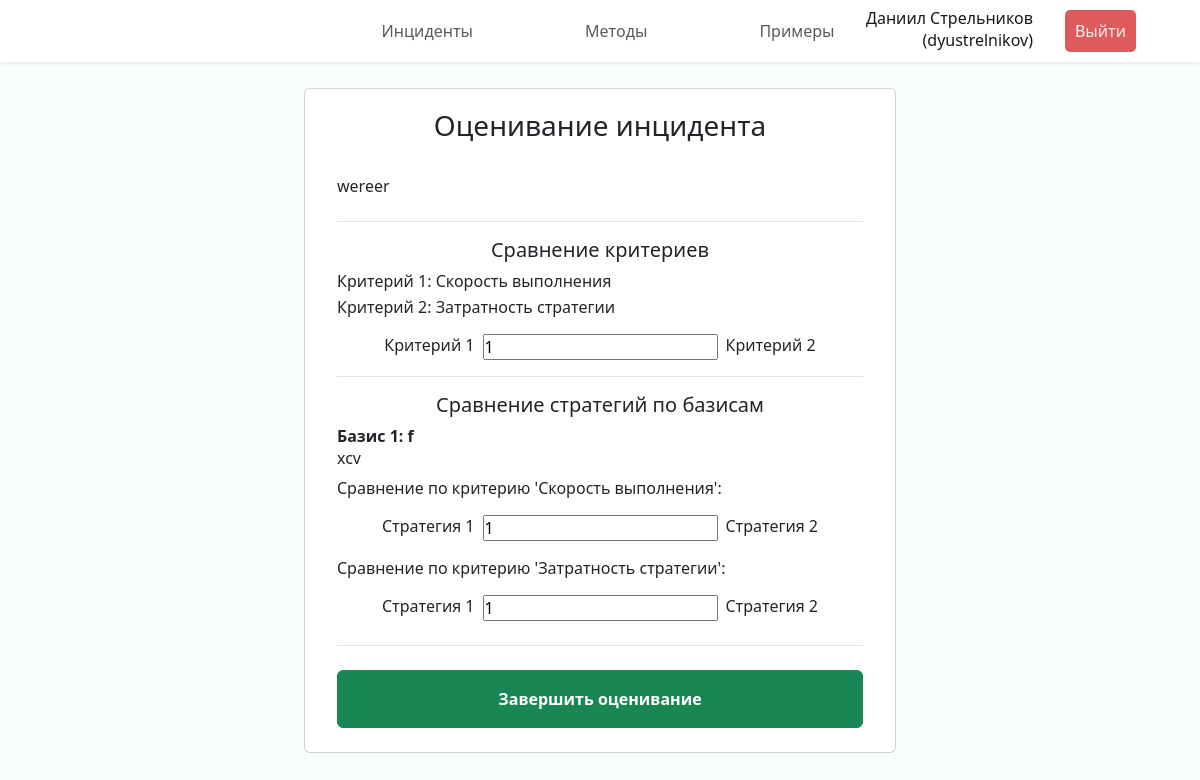
The page /incident/assess/5 (signed in) on the database its author committed.
### incidents/models.py (models this page shows, shortened)
class Incident(models.Model):
    name = models.CharField("Название", max_length=100)
    description = models.TextField("Описание")
    created_at = models.DateTimeField("Создан")
    results = models.JSONField("Результаты", null=True, blank=True)
    creator = models.ForeignKey(Expert, verbose_name="Инициатор", on_delete=models.CASCADE,
                                related_name="authored_incidents")
    status = models.ForeignKey(Status, verbose_name="Статус", on_delete=models.CASCADE)
    criteries = models.ManyToManyField(Criteria, through="IncidentCriteria")
    experts = models.ManyToManyField(Expert, through="IncidentExpert")
    class Meta:
        verbose_name = "Инцидент"
        verbose_name_plural = "Инциденты"

class IncidentCriteria(models.Model):
    incident = models.ForeignKey(Incident, verbose_name="Инцидент", on_delete=models.CASCADE)
    criteria = models.ForeignKey(Criteria, verbose_name="Критерий", on_delete=models.CASCADE)
    number = models.PositiveSmallIntegerField("Номер")
    class Meta:
        verbose_name = "Критерий ранжирования инцидента"
        verbose_name_plural = "Критерии ранжирования инцидента"
        unique_together = ('incident', 'criteria',)

class Criteria(models.Model):
    description = models.CharField("Описание", max_length=200)
    def __str__(self) -> str:
        return self.description
    class Meta:
        verbose_name = "Критерий ранжирования"
        verbose_name_plural = "Критерии ранжирования"

class Basis(models.Model):
    incident = models.ForeignKey(Incident, verbose_name="Инцидент", on_delete=models.CASCADE)
    name = models.CharField("Название", max_length=100)
    description = models.TextField("Описание")
    number = models.PositiveSmallIntegerField("Номер")
    class Meta:
        verbose_name = "Базис инцидента"
        verbose_name_plural = "Базисы инцидента"
        unique_together = ('incident', 'name',)

### incidents/views.py (the view)
# urls.py: path("incident/assess/<int:incident_id>", views.incident_assess, name="incident_assess"),
@login_required(login_url='login')
def incident_assess(request, incident_id):
    if request.method == 'POST':
        try:
            incident = Incident.objects.get(id=incident_id)
        except Incident.DoesNotExist:
            raise Http404("Инцидент не существует")
        try:
            expert = Expert.objects.get(user=request.user)
        except Expert.DoesNotExist:
            raise Http404("Эксперт не существует")
        incident_expert = IncidentExpert.objects.get(incident=incident,
                                                        expert=expert)
        incident_expert.scores = json.loads(request.body)
        incident_expert.save()
        if check_all_experts_done(incident):
            incident.status = Status.objects.get(name="Оценен")
            incident.results = calculate_incident(get_all_scores(incident))
            incident.save()
        return HttpResponse(status=200)
    else:
        try:
            incident = Incident.objects.get(id=incident_id)
        except Incident.DoesNotExist:
            raise Http404("Инцидент не существует")
        return render(request, "incidents/incident_assess.html",{
            'incident': incident})

### incidents/templatetags/utiltags.py (called while the page is built)
@register.filter(name='times')
def times(_min, args=None):
    _max, _step = None, None
    if args:
        if not isinstance(args, int):
            _max, _step = map(int, args.split(','))
        else:
            _max = args
    args = filter(None, (_min, _max, _step))
    return range(*args)

### incidents/templates/incidents/incident_assess.html (shortened to what this page needs)
{% extends 'incidents/base.html' %}
{% load static %}
{% load utiltags %}
{% block header %}
<header class="header fixed-top shadow-sm d-flex">
    <nav class="navbar navbar-expand-lg w-100">
        <div class="collapse navbar-collapse justify-content-center" id="navbarNav">
        <ul class="navbar-nav py-1">
            <li class="nav-item px-5"><a class="nav-link" href="{% url 'incidents' %}">Инциденты</a></li>
            <li class="nav-item px-5"><a class="nav-link" href="{% url 'methods' %}">Методы</a></li>
            <li class="nav-item px-5"><a class="nav-link" href="{% url 'examples' %}">Примеры</a></li>
        </ul>
        </div>
        <ul class="navbar-nav position-fixed end-0 me-5 align-items-center">
            <li class="nav-item px-3 text-end mb-1">
                <div class="fullname">{{ request.user.get_full_name }}</div>
                <div class="username">({{ request.user.get_username }})</div>
            </li>
            <li class="nav-item px-3">
                <form action="{% url 'logout' %}" method="POST">
                    <button class="logout-btn" type="submit">Выйти</button>
                </form>
            </li>
          </ul>
    </nav>
</header>
{% endblock %}
{% block content %}
<div class="cards d-flex p-2 flex-column align-items-center">
  <div class="col-lg-6 col-xxl-5 card mb-3">
    <div class="card-body mx-3 my-1">
      <form id="assessment">
        <h3 class="mb-4	text-center">Оценивание инцидента</h3>
        <div class="card-text py-2 border-bottom">
          {{ incident.description|linebreaks }}
        </div>
          {% if incident.criteries.count > 1 %}
            <div class="d-flex flex-column gap-2 py-3 border-bottom">
              <h5 class="m-0 text-center">Сравнение критериев</h5>
              <div class="d-flex flex-column gap-1 mb-2">
                {% for criteria in incident.incidentcriteria_set.all %}
                  <span>Критерий {{ forloop.counter }}: {{ criteria.criteria }}</span>
                {% endfor %}
              </div>
              {% for x in incident.criteries.count|times %}
                {% for y in x|add:"1"|times:incident.criteries.count %}
                  <div name="criteria" class="d-flex justify-content-center align-content-center gap-2">
                    <label for="criteria_score">Критерий {{x|add:"1"}}</label>
                    <input type="text" id="criteria_score" name="criteria_score" value="1" />
                    <label for="criteria_score">Критерий {{y|add:"1"}}</label>
                  </div>
                {% endfor %}
              {% endfor %}
            </div>
          {% endif %}
          {% if incident.basis_set.count > 0 and incident.strategy_set.count > 1 %}
            <div class="d-flex flex-column gap-2 py-3 border-bottom">
              <h5 class="m-0 text-center">Сравнение стратегий по базисам</h4>
              {% for basis in incident.basis_set.all %}
                <div name="basis">
                  <div class="fw-bold">Базис {{ forloop.counter }}: {{ basis.name }}</div>
                  <div>{{ basis.description }}</div>
                  {% for criteria in incident.criteries.all %}
                    <div name="criteria_basis" class="py-2">
                      <p>Сравнение по критерию '{{ criteria.description }}':</p>
                      {% for x in incident.strategy_set.count|times %}
                        {% for y in x|add:"1"|times:incident.strategy_set.count %}
                          <div name="strategy" class="d-flex justify-content-center align-content-center gap-2">
                            <label for="strategy_score">Стратегия {{x|add:"1"}}</label>
                            <input type="text" id="strategy_score" name="strategy_score" value="1" />
                            <label for="strategy_score">Стратегия {{y|add:"1"}}</label>
                          </div>
                        {% endfor %}
                      {% endfor %}
                    </div>
                  {% endfor %}
                </div>
              {% endfor %}
            </div>
          {% endif %}
          <input type="submit" value="Завершить оценивание" class="btn btn-success mt-4 mb-1 p-3 w-100 fw-bold"/>
      </form>
    </div>
  </div>
</div>
{% endblock %}

### incidents/static/incidents/css/style.css (style rules this page uses)
:root { --font-family: "Segoe UI", Roboto, "Helvetica Neue", Arial, sans-serif; }
* { box-sizing: border-box; padding: 0; margin: 0; }
body { margin: 5rem 0 0 0; font-family: var(--font-family); font-weight: 400; line-height: normal; background-color: rgb(250, 254, 251); color: #19171a; overflow: overlay; width: 100%; }
.header { background: rgb(255, 255, 255); }
.logout-btn { padding: 10px; background-color: #df5b5b; color: #f5efef; text-decoration: none; border-radius: 5px; border-width: 0; }

### rows shown on the page
Incident: description "wereer"
IncidentCriteria: criteria "Скорость выполнения"
IncidentCriteria: criteria "Затратность стратегии"
Basis: name "f", description "xcv"
Criteria: description "Скорость выполнения", x "1", x "2"
Criteria: description "Затратность стратегии", x "1", x "2"

### other values the page prints
{{ request.user.get_full_name }} "Даниил Стрельников"
{{ request.user.get_username }} "dyustrelnikov"
{{ x|add:"1" }} "1"
{{ y|add:"1" }} "2"
